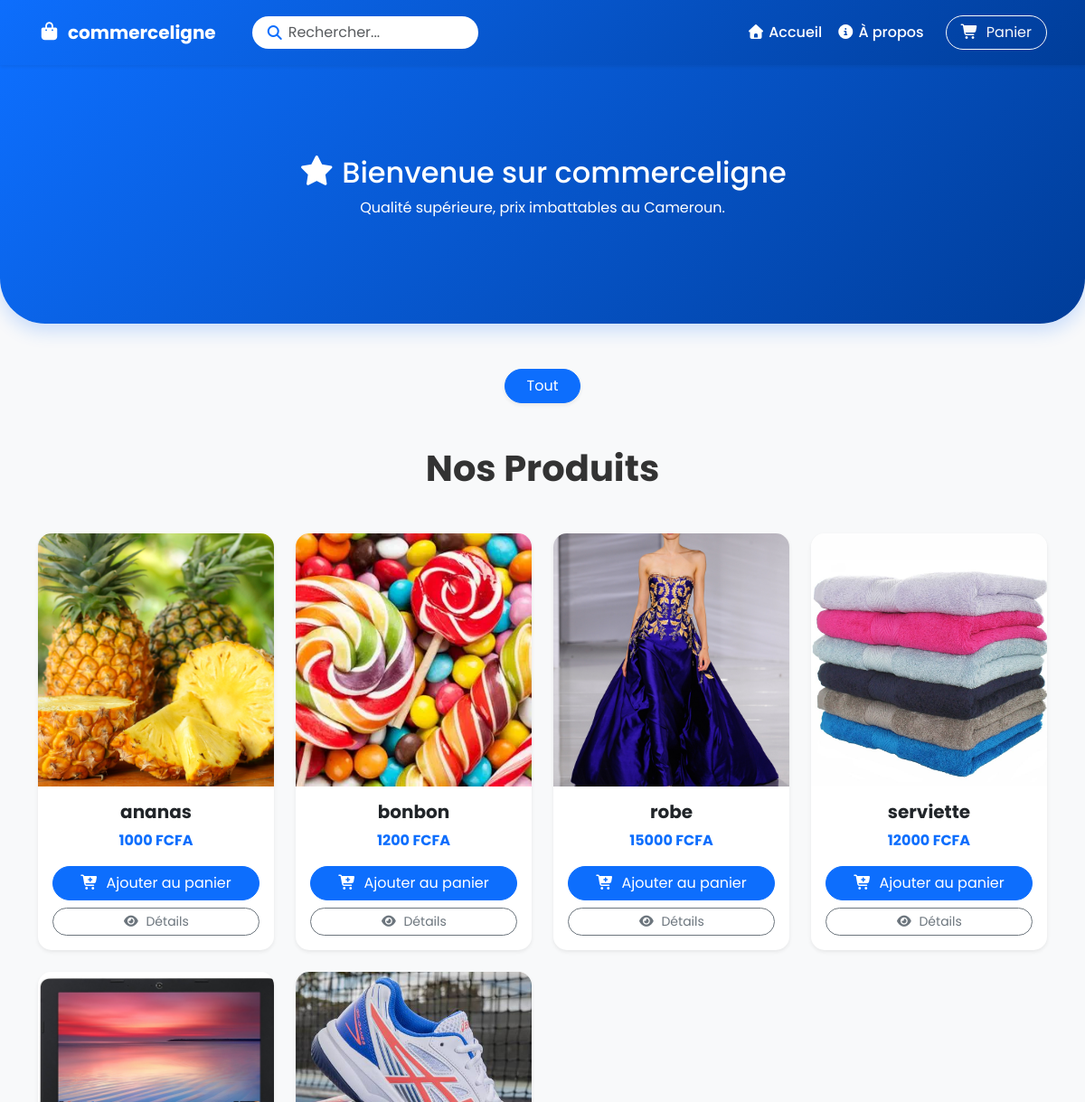
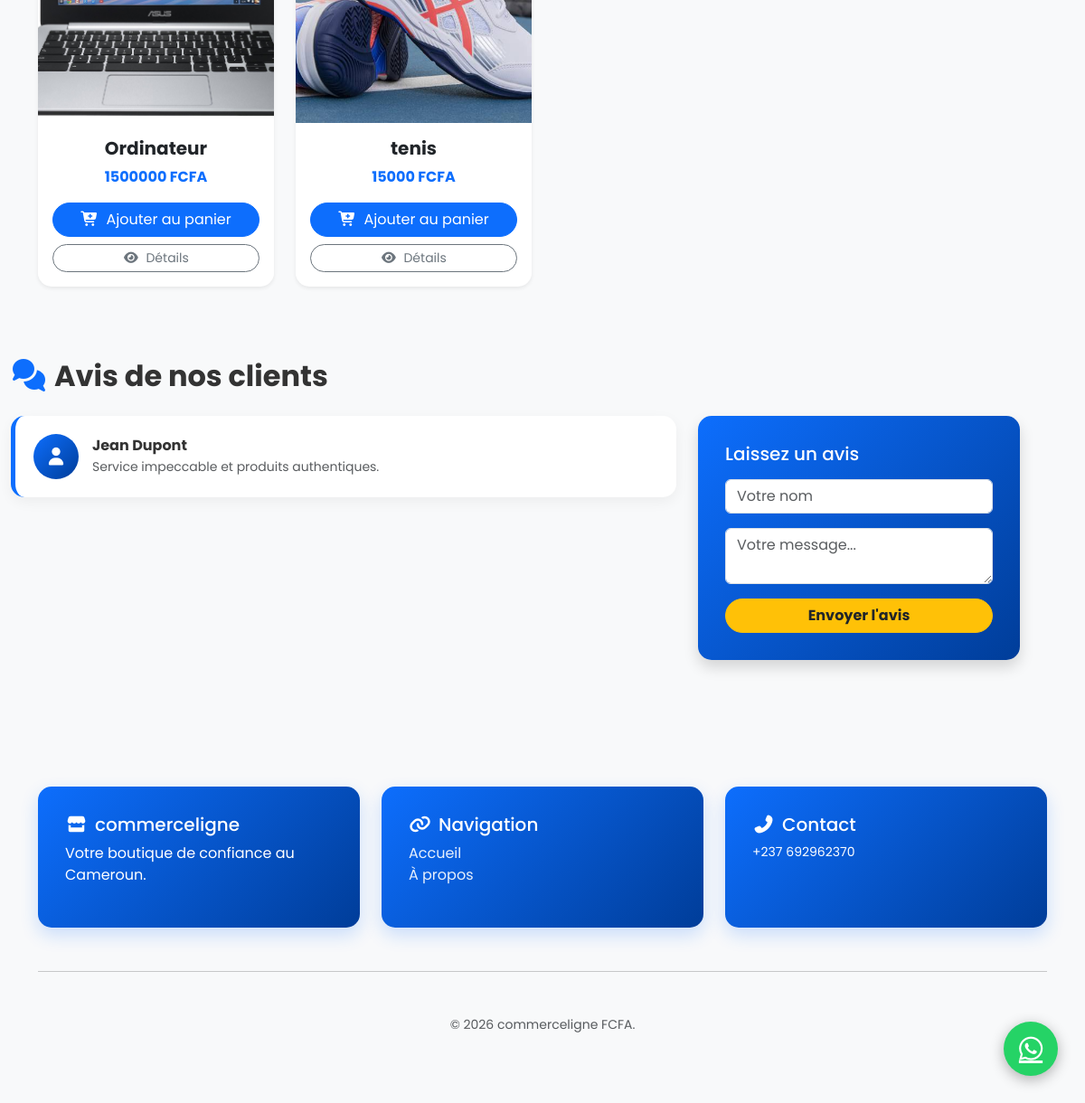
Page /produits/ on the committed database (2 pictures, top to bottom).
### produits/models.py (models this page shows, shortened)
class Produit(models.Model):
    categorie = models.ForeignKey(Categorie, on_delete=models.SET_NULL, null=True, blank=True, related_name='produits')
    nom = models.CharField(max_length=200)
    prix = models.PositiveIntegerField(verbose_name="Prix (FCFA)") # Changé en entier pour les FCFA
    description = models.TextField()
    image = models.ImageField(upload_to='produits/', blank=True, null=True)
    disponible = models.BooleanField(default=True)
    cree_le = models.DateTimeField(auto_now_add=True)

### produits/views.py (the view)
# urls.py: path('', liste_produits, name='liste_produits'),
def liste_produits(request):
    query = request.GET.get('q')
    if query:
        produits = Produit.objects.filter(
            Q(nom__icontains=query) | Q(description__icontains=query)
        )
    else:
        produits = Produit.objects.all()
    return render(request, 'produits/liste.html', {'produits': produits})

### panier/context_processors.py (called while the page is built)
def panier_global(request):
    articles = Panier.objects.all()
    nombre_total = sum(item.quantite for item in articles)
    return {
        'compteur_panier': nombre_total
    }

### produits/templates/produits/liste.html (shortened to what this page needs)
{% load static %}
<!DOCTYPE html>
<html lang="fr">
<head>
    <link rel="stylesheet" href="{% static 'css/bootstrap.min.css' %}">
    <link rel="stylesheet" href="{% static 'css/all.min.css' %}">
</head>
<body>
<nav class="navbar navbar-expand-lg shadow-sm sticky-top">
    <div class="container">
        <a class="navbar-brand fw-bold" href="{% url 'liste_produits' %}">
            <i class="fas fa-shopping-bag me-2"></i>commerceligne
        </a>
        <div class="collapse navbar-collapse" id="navbarNav">
            <form class="d-flex search-bar ms-lg-4 my-2 my-lg-0" action="{% url 'liste_produits' %}" method="GET">
                <div class="search-container w-100">
                    <i class="fas fa-search"></i>
                    <input class="form-control" type="search" placeholder="Rechercher..." name="q" value="{{ request.GET.q|default:'' }}">
                </div>
            </form>
            <ul class="navbar-nav ms-auto align-items-center">
                <li class="nav-item"><a class="nav-link" href="{% url 'liste_produits' %}"><i class="fas fa-home"></i> Accueil</a></li>
                <li class="nav-item"><a class="nav-link" href="{% url 'a_propos' %}"><i class="fas fa-info-circle"></i> À propos</a></li>
                <li class="nav-item ms-lg-3">
                    <a href="{% url 'voir_panier' %}" class="btn btn-outline-light position-relative px-3 rounded-pill">
                        <i class="fas fa-shopping-cart me-1"></i> Panier
                    </a>
                </li>
            </ul>
        </div>
    </div>
</nav>
<a href="https://wa.me/237692962370" class="whatsapp-float" target="_blank"><i class="fab fa-whatsapp"></i></a>
<div class="hero-container blue-float-card">
    <div class="container" data-animate>
        {% if request.GET.q %}
            <h2><i class="fas fa-search me-2"></i>Résultats pour "{{ request.GET.q }}"</h2>
            <p>{{ produits|length }} produit(s) trouvé(s)</p>
        {% else %}
            <h2><i class="fas fa-star me-2"></i>Bienvenue sur commerceligne</h2>
            <p>Qualité supérieure, prix imbattables au Cameroun.</p>
        {% endif %}
    </div>
</div>
<div class="container mb-5">
    <div class="d-flex justify-content-center flex-wrap gap-2" data-animate>
        <a href="{% url 'liste_produits' %}"
           class="btn {% if not request.GET.cat %}btn-primary text-white{% else %}btn-outline-primary{% endif %} rounded-pill px-4 shadow-sm">
            Tout
        </a>
    </div>
</div>
<div class="container mb-5">
    <h1 class="text-center mb-5 fw-bold" data-animate>Nos Produits</h1>
    <div class="row g-4">
        {% for produit in produits %}
        <div class="col-sm-6 col-md-4 col-lg-3" data-animate>
            <div class="card h-100 shadow-sm text-center">
                <img src="{{ produit.image.url }}" class="card-img-top" alt="{{ produit.nom }}">
                <div class="card-body d-flex flex-column">
                    <h5 class="fw-bold">{{ produit.nom }}</h5>
                    <p class="text-primary fw-bold">{{ produit.prix }} FCFA</p>
                    <div class="mt-auto">
                        <a href="{% url 'ajouter_au_panier' produit.id %}" class="btn btn-primary w-100 rounded-pill mb-2">
                            <i class="fas fa-cart-plus me-1"></i> Ajouter au panier
                        </a>
                        <a href="{% url 'detail_produit' produit.pk %}" class="btn btn-outline-secondary btn-sm w-100 rounded-pill">
                            <i class="fas fa-eye me-1"></i> Détails
                        </a>
                    </div>
                </div>
            </div>
        </div>
        {% endfor %}
    </div>
</div>
<div class="container comment-section">
    <h2 class="fw-bold mb-4" data-animate><i class="fas fa-comments me-2 text-primary"></i>Avis de nos clients</h2>
    <div class="row g-4">
        <div class="col-md-8" id="comments-container">
            <div class="comment-card d-flex align-items-center" data-animate>
                <div class="user-icon"><i class="fas fa-user"></i></div>
                <div>
                    <h6 class="fw-bold mb-1">Jean Dupont</h6>
                    <p class="mb-0 text-muted small">Service impeccable et produits authentiques.</p>
                </div>
            </div>
        </div>
        <div class="col-md-4" data-animate>
            <div class="blue-float-card shadow">
                <h5 class="mb-3">Laissez un avis</h5>
                <form id="comment-form">
                    <div class="mb-3">
                        <input type="text" id="user-name" class="form-control" placeholder="Votre nom" required>
                    </div>
                    <div class="mb-3">
                        <textarea id="user-msg" class="form-control" rows="2" placeholder="Votre message..." required></textarea>
                    </div>
                    <button type="submit" class="btn btn-warning w-100 fw-bold rounded-pill text-dark">Envoyer l'avis</button>
                </form>
            </div>
        </div>
    </div>
</div>
<footer>
    <div class="container">
        <div class="row g-4">
            <div class="col-md-4" data-animate>
                <div class="blue-float-card footer-box">
                    <h5><i class="fas fa-store me-2"></i>commerceligne</h5>
                    <p>Votre boutique de confiance au Cameroun.</p>
                </div>
            </div>
            <div class="col-md-4" data-animate>
                <div class="blue-float-card footer-box" style="animation-delay: 0.3s;">
                    <h5><i class="fas fa-link me-2"></i>Navigation</h5>
                    <ul class="list-unstyled">
                        <li><a href="{% url 'liste_produits' %}">Accueil</a></li>
                        <li><a href="{% url 'a_propos' %}">À propos</a></li>
                    </ul>
                </div>
            </div>
            <div class="col-md-4" data-animate>
                <div class="blue-float-card footer-box" style="animation-delay: 0.6s;">
                    <h5><i class="fas fa-phone-alt me-2"></i>Contact</h5>
                    <p class="small">+237 692962370</p>
                </div>
            </div>
        </div>
        <hr class="my-5">
        <p class="text-center text-muted small">&copy; 2026 commerceligne FCFA.</p>
    </div>
</footer>
</body>
</html>

### produits/templates/produits/liste.html (style rules this page uses)
:root { --main-blue: #0d6efd; --dark-blue: #003d99; --gradient-blue: linear-gradient(135deg, #0d6efd 0%, #003d99 100%); --whatsapp-green: #25D366; }
body { font-family: 'Poppins', sans-serif; background-color: #f8f9fa; color: #333; overflow-x: hidden; }
.navbar { background: var(--gradient-blue) !important; padding: 1rem 0; box-shadow: 0 4px 12px rgba(0,0,0,0.15); }
.navbar-brand, .nav-link { color: white !important; font-weight: 500; }
.search-bar { max-width: 250px; }
.search-bar .form-control { border-radius: 20px; border: none; padding-left: 40px; }
.search-container { position: relative; }
.search-container i { position: absolute; left: 15px; top: 50%; transform: translateY(-50%); color: var(--main-blue); }
.blue-float-card { background: var(--gradient-blue); color: white; border-radius: 15px; padding: 30px; box-shadow: 0 8px 20px rgba(13, 110, 253, 0.2); animation: floating 4s ease-in-out infinite; border: none; }
.hero-container { padding: 100px 0; margin-bottom: 50px; text-align: center; border-radius: 0 0 50px 50px; }
.card { border: none; border-radius: 15px; transition: all 0.4s cubic-bezier(0.175, 0.885, 0.32, 1.275); }
.card-img-top { height: 280px; object-fit: cover; border-radius: 15px 15px 0 0; }
.comment-section { margin: 80px 0; }
.comment-card { background: white; padding: 20px; border-radius: 15px; margin-bottom: 20px; border-left: 5px solid var(--main-blue); box-shadow: 0 5px 15px rgba(0,0,0,0.05); transition: 0.5s ease; }
.user-icon { width: 50px; height: 50px; background: var(--gradient-blue); color: white; border-radius: 50%; display: flex; align-items: center; justify-content: center; font-size: 20px; margin-right: 15px; }
footer { padding: 60px 0; background-color: #f8f9fa; }
.footer-box { height: 100%; }
.footer-box a { color: rgba(255,255,255,0.9) !important; text-decoration: none; transition: 0.3s; }
.whatsapp-float { position: fixed; bottom: 30px; right: 30px; background-color: var(--whatsapp-green); color: white; width: 60px; height: 60px; border-radius: 50%; display: flex; align-items: center; justify-content: center; font-size: 30px; z-index: 1000; box-shadow: 0 4px 15px rgba(0,0,0,0.3); animation: floating 3s ease-in-out infinite; }
[data-animate] { opacity: 0; transform: translateY(30px); transition: 0.8s ease-out; }
[data-animate].visible { opacity: 1; transform: translateY(0); }

### rows in the picture
Produit: image (picture), nom "ananas", prix "1000"
Produit: image (picture), nom "bonbon", prix "1200"
Produit: image (picture), nom "robe", prix "15000"
Produit: image (picture), nom "serviette", prix "12000"
Produit: image (picture), nom "Ordinateur", prix "1500000"
Produit: image (picture), nom "tenis", prix "15000"
